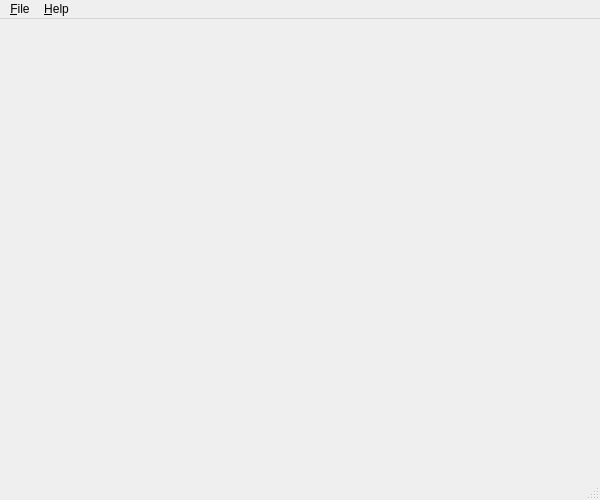
<?xml version="1.0" encoding="UTF-8"?>
<ui version="4.0">
 <class>MainWindow</class>
 <widget class="QMainWindow" name="MainWindow">
  <property name="geometry">
   <rect>
    <x>0</x>
    <y>0</y>
    <width>600</width>
    <height>500</height>
   </rect>
  </property>
  <property name="baseSize">
   <size>
    <width>600</width>
    <height>700</height>
   </size>
  </property>
  <property name="windowTitle">
   <string>MainWindow</string>
  </property>
  <widget class="FancyTabWidget" name="tabs">
   <layout class="QVBoxLayout" name="verticalLayout">
    <property name="spacing">
     <number>0</number>
    </property>
    <property name="margin">
     <number>0</number>
    </property>
   </layout>
  </widget>
  <widget class="QMenuBar" name="menubar">
   <property name="geometry">
    <rect>
     <x>0</x>
     <y>0</y>
     <width>600</width>
     <height>24</height>
    </rect>
   </property>
   <widget class="QMenu" name="menuFile">
    <property name="title">
     <string>&amp;File</string>
    </property>
    <addaction name="actionQuit"/>
   </widget>
   <widget class="QMenu" name="menu_Help">
    <property name="title">
     <string>&amp;Help</string>
    </property>
   </widget>
   <addaction name="menuFile"/>
   <addaction name="menu_Help"/>
  </widget>
  <widget class="QStatusBar" name="statusbar"/>
  <action name="actionQuit">
   <property name="text">
    <string>Quit</string>
   </property>
  </action>
 </widget>
 <customwidgets>
  <customwidget>
   <class>FancyTabWidget</class>
   <extends>QWidget</extends>
   <header location="global">fancytabwidget.h</header>
   <container>1</container>
  </customwidget>
 </customwidgets>
 <resources/>
 <connections/>
</ui>
